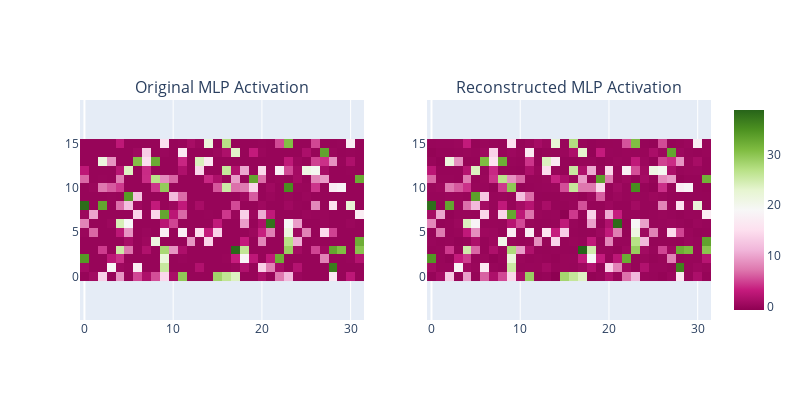

The notebook cell this image was saved under:
### Code cell
fig = make_subplots(
    rows=1, cols=2, subplot_titles=["Original MLP Activation", "Reconstructed MLP Activation"]
)

for i, img in enumerate([y[sample_idx], y_recon[sample_idx]], 1):
    fig.add_trace(px.imshow(img.reshape(16, 32)).data[0], row=1, col=i)

fig.update_layout(height=400, width=800, xaxis_scaleanchor="y", xaxis2_scaleanchor="y2")
fig.show()
print(f"Reconstruction Error: {F.mse_loss(y[sample_idx], y_recon[sample_idx], reduction='mean')}")

### Figure 1 — Plotly figure (JSON) as saved in the notebook; plotly's stock layout.template omitted (floating-point values rounded to 4 significant figures; data arrays with more than 128 entries replaced by an {"elided": "..."} marker saying what was removed)
{"data": [{"coloraxis": "coloraxis", "hovertemplate": "x: %{x}<br>y: %{y}<br>color: %{z}<extra></extra>", "name": "0", "type": "heatmap", "xaxis": "x", "yaxis": "y", "z": {"elided": "16x32 float values"}}, {"coloraxis": "coloraxis", "hovertemplate": "x: %{x}<br>y: %{y}<br>color: %{z}<extra></extra>", "name": "0", "type": "heatmap", "xaxis": "x2", "yaxis": "y2", "z": {"elided": "16x32 float values"}}], "layout": {"annotations": [{"font": {"size": 16}, "showarrow": false, "text": "Original MLP Activation", "x": 0.225, "xanchor": "center", "xref": "paper", "y": 1, "yanchor": "bottom", "yref": "paper"}, {"font": {"size": 16}, "showarrow": false, "text": "Reconstructed MLP Activation", "x": 0.775, "xanchor": "center", "xref": "paper", "y": 1, "yanchor": "bottom", "yref": "paper"}], "height": 400, "width": 800, "xaxis": {"anchor": "y", "domain": [0, 0.45], "scaleanchor": "y"}, "xaxis2": {"anchor": "y2", "domain": [0.55, 1], "scaleanchor": "y2"}, "yaxis": {"anchor": "x", "domain": [0, 1]}, "yaxis2": {"anchor": "x2", "domain": [0, 1]}}}
